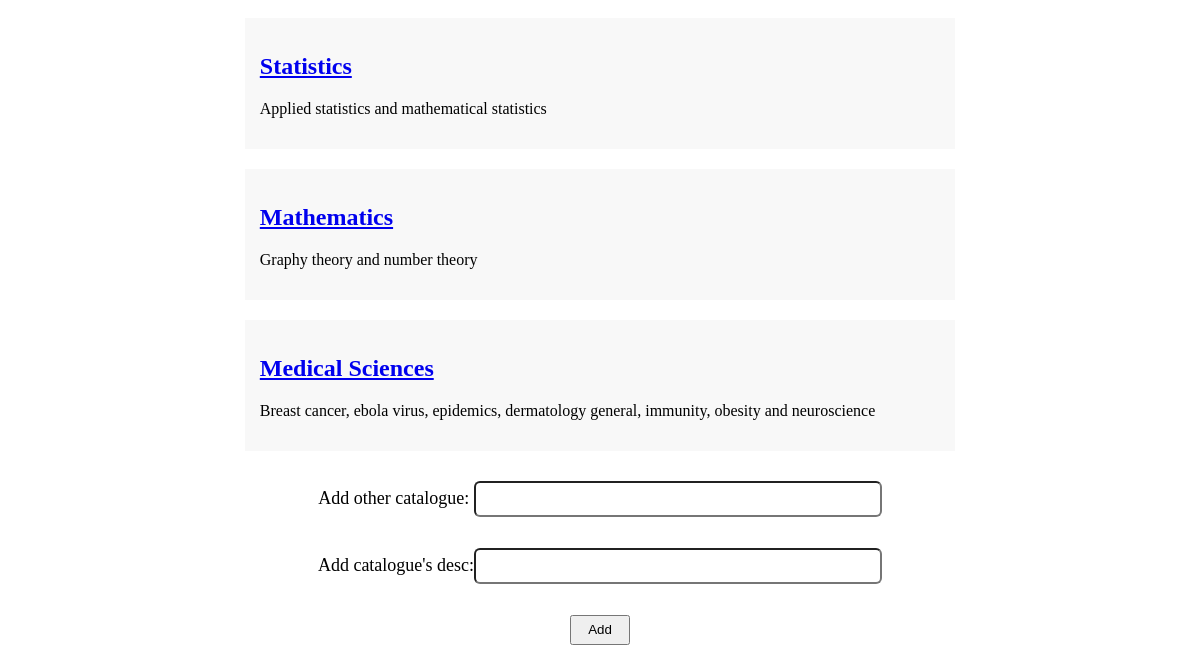
Before: / (lower part) with the older database file.
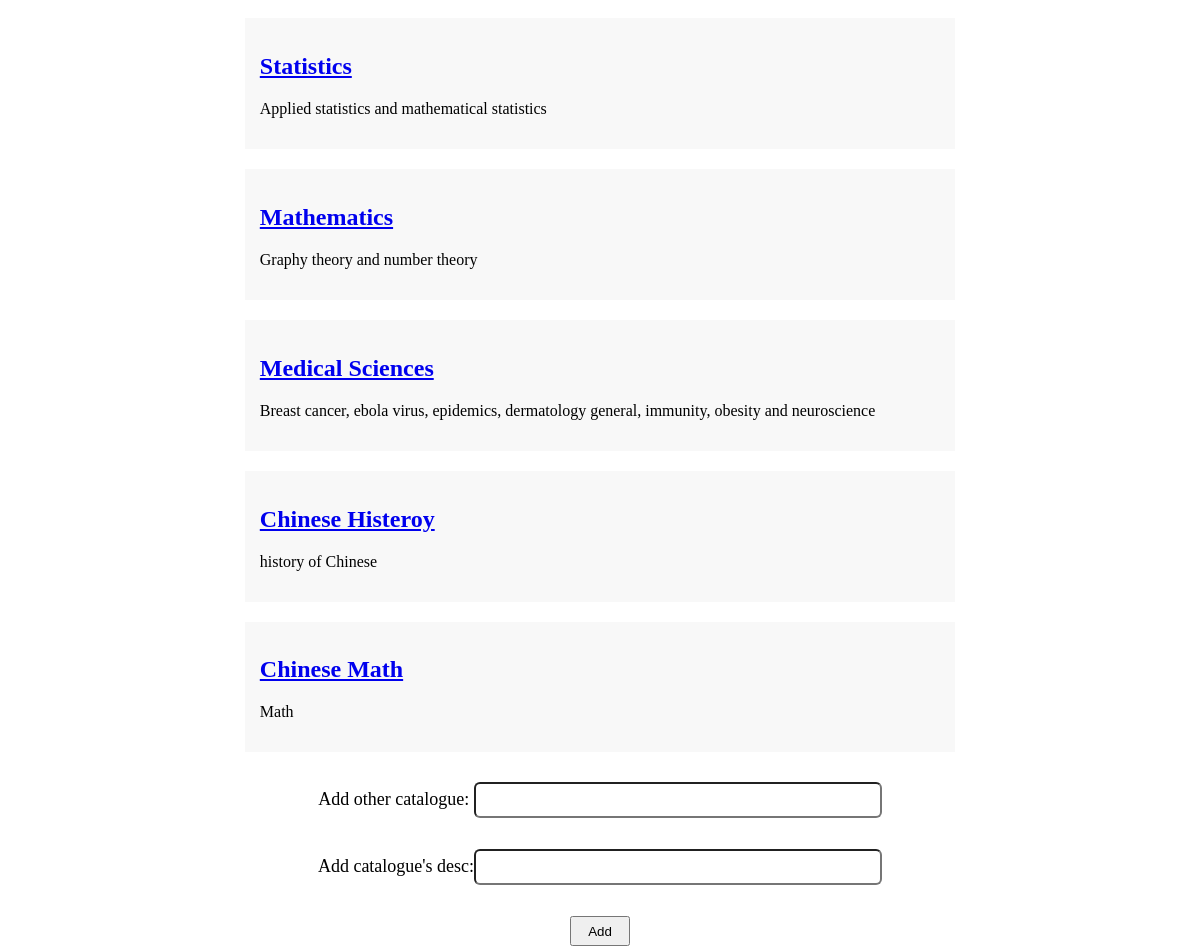
After: the same page with the newer database file.
### tables this page shows
CREATE TABLE Catalogue
(
    id integer PRIMARY KEY AUTOINCREMENT NOT NULL,
    catalogue text,
    desc text
, pid integer NULL, subject text NULL);

### app.py (the view)
@app.route('/')
def catalogue():
    info = Serverdatabase.getCata()
    return render_template('index.html',info=info)

### app.py (called while the page is built)
@app.after_request
def after_request(response):
    if request.path.startswith('/'):
        id = request.path[request.path.rfind('/', 0)+1:]
        print(id)
        ip = request.remote_addr
        print(ip)
        Serverdatabase.set_count(id, ip)
    return response

@app.before_request
def before_request():
    if request.path.startswith('/publish/'):
        verify = Verify()
        verify.show()

@app.before_request
def beforeRequest():
    ip = request.remote_addr
    Serverdatabase.record_ip(ip)

### publish.py (called while the page is built)
    @staticmethod
    def getCata():
        conn = sqlite3.connect('server.sqlite3')
        c = conn.cursor()
        sql = 'select * from Catalogue'
        c.execute(sql)
        data = c.fetchall()
        conn.commit()
        c.close()
        conn.close()
        return data

### templates/index.html (shortened to what this page needs)
<!DOCTYPE html>
<html lang="en">
<head>
</head>
<body>
{% autoescape false %}
{% for item in info %}
    <li><a href="{{ url_for("forum",id = item[0]) }}"><h2>{{ item[1] }}</h2></a>
        <p>{{ item[2] }}</p>
    </li>
{% endfor %}
{% endautoescape %}
<form action="/add" method="post" align="center">
Add other catalogue:
<input type="text" name="catalogue" class="input" id="input2" ><br/><br/>
Add catalogue's desc:<input type="text" name="desc" class="input" id="input3" ><br/><br/>
<input type="submit" value="Add" style = "width: 60px; height: 30px;" >
</form>
</body>
</html>

Changed rows visible on the page:
added Catalogue: catalogue "Chinese Histeroy", desc "history of Chinese"
added Catalogue: catalogue "Chinese Math", desc "Math"
